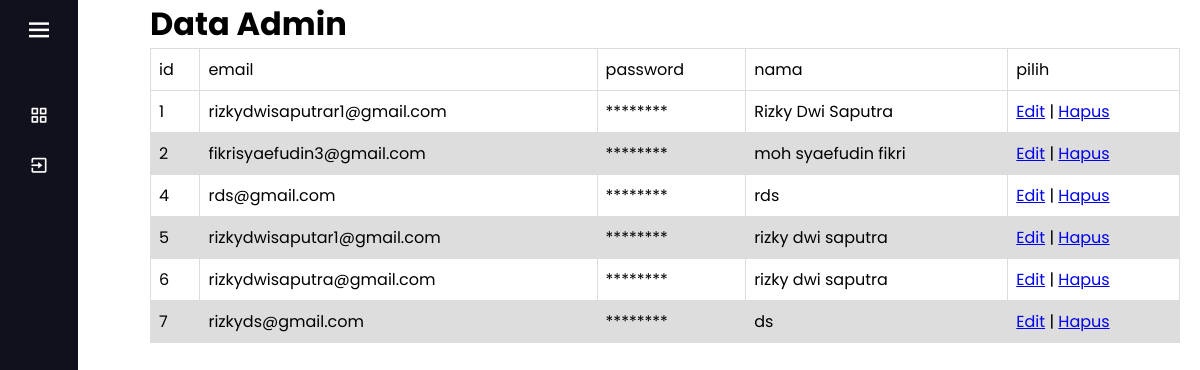
Page /admin (signed in) on the committed database.
### application/models.py (models this page shows)
class ADMIN(UserMixin, db.Model):
    id = db.Column(db.Integer, primary_key=True) # primary keys are required by SQLAlchemy
    email = db.Column(db.String(100), unique=True)
    password = db.Column(db.String(100))
    role = db.Column(db.String(100), default='admin')
    nama = db.Column(db.String(1000))
    token = db.Column(db.String(1000))

### application/main.py (the view)
@main.route('/admin')
@roles_required('admin')
def admin():
    admin= ADMIN.query.all()
    return render_template("dashboard/data_admin.html",admin=admin,name=current_user.nama)

### application/__init__.py (called while the page is built)
@login_manager.user_loader
def load_user(user_id):
        return ADMIN.query.get(int(user_id))

### application/main.py (called while the page is built)
def roles_required(*role_names):
    def decorator(original_route):
        @wraps(original_route)
        def decorated_route(*args, **kwargs):
            if not current_user.is_authenticated:
                print('The user is not authenticated.')
                return redirect(url_for('main.login'))
            print(current_user.role)
            print(role_names)
            if not current_user.role in role_names:
                print('The user does not have this role.')
                return redirect(url_for('main.login'))
            else:
                print('The user is in this role.')
                return original_route(*args, **kwargs)
        return decorated_route
    return decorator

### application/templates/dashboard/data_admin.html (shortened to what this page needs)
{% include 'dashboard/nav.html' %}
{% block content %}
<div class="container" style="margin-left: 150px;margin-right: 20px;">
    <div class="starter-template">
        <h1>Data Admin</h1>
        <table class="table table-striped">
            <thead>
                <tr>
                    <td>id</td>
                    <td>email</td>
                    <td>password</td>
                    <td>nama</td>
                    <td>pilih</td>
                </tr>
            </thead>
            <tbody>
                {% for row in admin %}
                <tr>
                    <td>{{ row.id }}</td>
                    <td>{{ row.email }}</td>
                    <td>********</td>
                    <td>{{ row.nama }}</td></a>
                    <td><a href="/formupdate/{{row.id}}">Edit</a> | <a href="/deleteadmin/{{row.id}}">Hapus</a>
                    </td>
                </tr>
                {% else %}
                <tr>
                    <td colspan="2">tidak ada data</td>
                </tr>
                {% endfor %}
            </tbody>
        </table>
    </div>
</div>
{% endblock %}

### application/templates/dashboard/nav.html (shortened to what this page needs)
<!DOCTYPE html>
<html lang="en" dir="ltr">
<head>
    <link rel="stylesheet" href="../../static/css/header.css">
    <link href='https://unpkg.com/boxicons@2.0.7/css/boxicons.min.css' rel='stylesheet'>
</head>
<body>
    <div class="sidebar close">
        <div class="logo-details">
            <i style="cursor:pointer;" class='bx bx-menu'></i>
        </div>
        <ul class="nav-links">
            <li>
                <a href="{{url_for('main.dashboard')}}">
                    <i class='bx bx-grid-alt'></i>
                </a>
            </li>
            <li>
            <li>
                <a href="{{url_for('auth.logout')}}">
                    <i class='bx bx-exit'></i>
                </a>
            </li>
        </ul>
    </div>
</body>
</html>

### application/static/css/header.css (style rules this page uses)
* { margin: 0; padding: 0; box-sizing: border-box; font-family: 'Poppins', sans-serif; }
.sidebar { position: fixed; top: 0; left: 0; height: 100%; width: 260px; background: #11101d; z-index: 100; transition: all 0.5s ease; }
.sidebar.close { width: 78px; }
.sidebar .logo-details { height: 60px; width: 100%; display: flex; align-items: center; }
.sidebar .logo-details i { font-size: 30px; color: #fff; height: 50px; min-width: 78px; text-align: center; line-height: 50px; }
.sidebar .nav-links { height: 100%; padding: 30px 0 150px 0; overflow: auto; }
.sidebar.close .nav-links { overflow: visible; }
.sidebar .nav-links li { position: relative; list-style: none; transition: all 0.4s ease; }
.sidebar .nav-links li i { height: 50px; min-width: 78px; text-align: center; line-height: 50px; color: #fff; font-size: 20px; cursor: pointer; transition: all 0.3s ease; }
.sidebar .nav-links li a { display: flex; align-items: center; text-decoration: none; }

### application/templates/dashboard/nav.html (style rules this page uses)
table { font-family: arial, sans-serif; border-collapse: collapse; width: 100%; }
td, th { border: 1px solid #dddddd; text-align: left; padding: 8px; }
tr:nth-child(even) { background-color: #dddddd; }

### rows in the picture
ADMIN: id "1", email "rizkydwisaputrar1@gmail.com", nama "Rizky Dwi Saputra"
ADMIN: id "2", email "fikrisyaefudin3@gmail.com", nama "moh syaefudin fikri"
ADMIN: id "4", email "rds@gmail.com", nama "rds"
ADMIN: id "5", email "rizkydwisaputar1@gmail.com", nama "rizky dwi saputra"
ADMIN: id "6", email "rizkydwisaputra@gmail.com", nama "rizky dwi saputra"
ADMIN: id "7", email "rizkyds@gmail.com", nama "ds"
